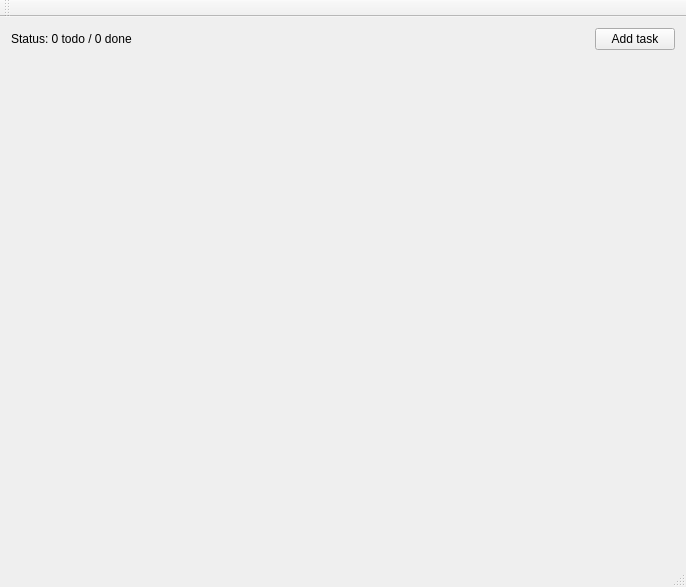
<?xml version="1.0" encoding="UTF-8"?>
<ui version="4.0">
 <class>todoClass</class>
 <widget class="QMainWindow" name="todoClass">
  <property name="geometry">
   <rect>
    <x>0</x>
    <y>0</y>
    <width>686</width>
    <height>587</height>
   </rect>
  </property>
  <property name="windowTitle">
   <string>todo</string>
  </property>
  <widget class="QWidget" name="centralWidget">
   <layout class="QVBoxLayout" name="verticalLayout">
    <item>
     <layout class="QHBoxLayout" name="toolbarLayout">
      <item>
       <widget class="QLabel" name="statusLabel">
        <property name="text">
         <string>Status: 0 todo / 0 done</string>
        </property>
       </widget>
      </item>
      <item>
       <spacer name="horizontalSpacer">
        <property name="orientation">
         <enum>Qt::Horizontal</enum>
        </property>
        <property name="sizeHint" stdset="0">
         <size>
          <width>40</width>
          <height>20</height>
         </size>
        </property>
       </spacer>
      </item>
      <item>
       <widget class="QPushButton" name="addTaskButton">
        <property name="text">
         <string>Add task</string>
        </property>
       </widget>
      </item>
     </layout>
    </item>
    <item>
     <layout class="QVBoxLayout" name="tasksLayout"/>
    </item>
    <item>
     <spacer name="verticalSpacer">
      <property name="orientation">
       <enum>Qt::Vertical</enum>
      </property>
      <property name="sizeHint" stdset="0">
       <size>
        <width>20</width>
        <height>40</height>
       </size>
      </property>
     </spacer>
    </item>
   </layout>
  </widget>
  <widget class="QMenuBar" name="menuBar">
   <property name="geometry">
    <rect>
     <x>0</x>
     <y>0</y>
     <width>686</width>
     <height>22</height>
    </rect>
   </property>
  </widget>
  <widget class="QToolBar" name="mainToolBar">
   <attribute name="toolBarArea">
    <enum>TopToolBarArea</enum>
   </attribute>
   <attribute name="toolBarBreak">
    <bool>false</bool>
   </attribute>
  </widget>
  <widget class="QStatusBar" name="statusBar"/>
 </widget>
 <layoutdefault spacing="6" margin="11"/>
 <resources>
  <include location="todo.qrc"/>
 </resources>
 <connections/>
</ui>
